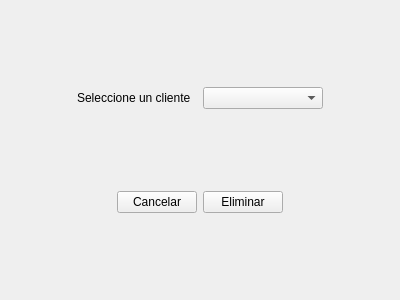
<?xml version="1.0" encoding="UTF-8"?>
<ui version="4.0">
 <class>Form</class>
 <widget class="QWidget" name="Form">
  <property name="geometry">
   <rect>
    <x>0</x>
    <y>0</y>
    <width>400</width>
    <height>300</height>
   </rect>
  </property>
  <property name="windowTitle">
   <string>Form</string>
  </property>
  <layout class="QGridLayout" name="gridLayout_2">
   <item row="0" column="2">
    <spacer name="horizontalSpacer_2">
     <property name="orientation">
      <enum>Qt::Horizontal</enum>
     </property>
     <property name="sizeHint" stdset="0">
      <size>
       <width>40</width>
       <height>20</height>
      </size>
     </property>
    </spacer>
   </item>
   <item row="0" column="0">
    <spacer name="horizontalSpacer">
     <property name="orientation">
      <enum>Qt::Horizontal</enum>
     </property>
     <property name="sizeHint" stdset="0">
      <size>
       <width>40</width>
       <height>20</height>
      </size>
     </property>
    </spacer>
   </item>
   <item row="0" column="1">
    <layout class="QGridLayout" name="gridLayout">
     <item row="0" column="1">
      <widget class="QLabel" name="label">
       <property name="text">
        <string>Seleccione un cliente</string>
       </property>
      </widget>
     </item>
     <item row="0" column="2">
      <widget class="QComboBox" name="lista_clientes"/>
     </item>
    </layout>
   </item>
   <item row="1" column="1">
    <layout class="QGridLayout" name="gridLayout_3">
     <item row="0" column="2">
      <widget class="QPushButton" name="Eliminar_button">
       <property name="text">
        <string>Eliminar</string>
       </property>
      </widget>
     </item>
     <item row="0" column="1">
      <widget class="QPushButton" name="Cancelar_button">
       <property name="text">
        <string>Cancelar</string>
       </property>
      </widget>
     </item>
     <item row="0" column="0">
      <spacer name="horizontalSpacer_3">
       <property name="orientation">
        <enum>Qt::Horizontal</enum>
       </property>
       <property name="sizeHint" stdset="0">
        <size>
         <width>40</width>
         <height>20</height>
        </size>
       </property>
      </spacer>
     </item>
     <item row="0" column="3">
      <spacer name="horizontalSpacer_4">
       <property name="orientation">
        <enum>Qt::Horizontal</enum>
       </property>
       <property name="sizeHint" stdset="0">
        <size>
         <width>40</width>
         <height>20</height>
        </size>
       </property>
      </spacer>
     </item>
    </layout>
   </item>
  </layout>
 </widget>
 <resources/>
 <connections/>
</ui>
